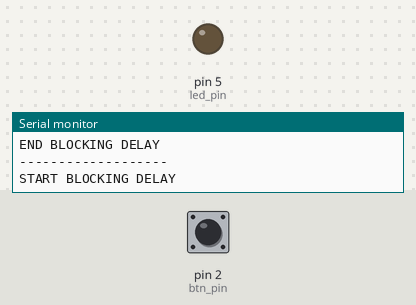
A sketch run on a simulated Arduino Uno, built with avr-gcc and run on an emulated ATmega328P. On the bench: output pins drawn as LEDs (lit = HIGH), the last lines printed to the serial monitor. Inputs (shaded band) come from the test bench; at power-on: pin 2 (btn_pin) HIGH.

Above: at 1.2 s.
1.3 s: pin 2 (btn_pin) pulled LOW for 0.15 s
At 2.5 s:
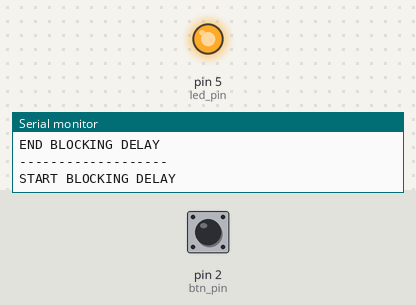
2.9 s: pin 2 (btn_pin) pulled LOW for 1 s
At 3.8 s:
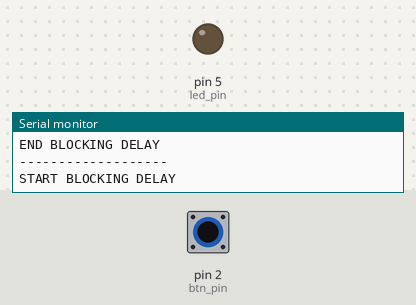
5.4 s: pin 2 (btn_pin) pulled LOW for 3.2 s
At 5.8 s:
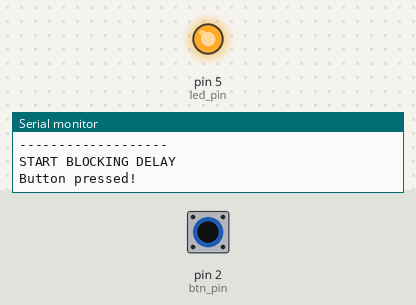
Timing chart, 0 to 8.4 s (numbered marks = the images above; inputs shaded):
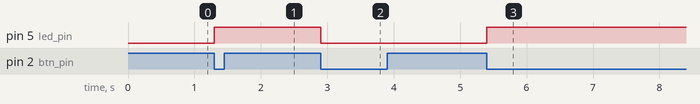

The sketch:

Task1-2P.ino
```cpp
// Pins
const uint8_t btn_pin = 2;
const uint8_t led_pin = 5;

// Globals
uint8_t led_state = LOW;

void setup() {
  pinMode(btn_pin, INPUT_PULLUP);
  pinMode(led_pin, OUTPUT);

  // Connect to Serial port
  Serial.begin(9600);

  // Attach the interrupt function on pin 2 (INT0 for Arduino Uno)
  attachInterrupt(digitalPinToInterrupt(btn_pin), toggleLED, FALLING);
}

void loop() {
  // Simulate processor delay
  Serial.println("START BLOCKING DELAY");
  delay(1000);
  Serial.println("END BLOCKING DELAY");
  Serial.println("-------------------");
}

// Interrupt function to toggle LED state
void toggleLED() {
  led_state = !led_state;
  digitalWrite(led_pin, led_state);
  Serial.println("Button pressed!");
}
```

Measured:
- after the input at 1.3 s, pin 5 (led_pin): LOW → HIGH at once
- after the input at 2.9 s, pin 5 (led_pin): HIGH → LOW at once
- after the input at 5.4 s, pin 5 (led_pin): LOW → HIGH at once
